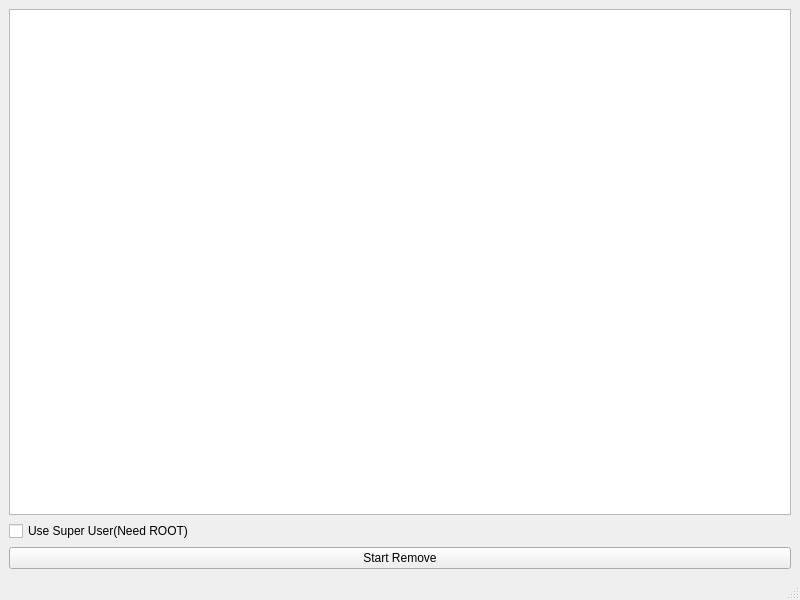
<?xml version="1.0" encoding="UTF-8"?>
<ui version="4.0">
 <class>MW</class>
 <widget class="QMainWindow" name="MW">
  <property name="geometry">
   <rect>
    <x>0</x>
    <y>0</y>
    <width>800</width>
    <height>600</height>
   </rect>
  </property>
  <property name="windowTitle">
   <string>Special Apps Remover (U.S.A Android Phones)</string>
  </property>
  <widget class="QWidget" name="centralwidget">
   <layout class="QGridLayout" name="gridLayout">
    <item row="0" column="0">
     <widget class="QTextBrowser" name="textBrowser">
      <property name="html">
       <string>&lt;!DOCTYPE HTML PUBLIC &quot;-//W3C//DTD HTML 4.0//EN&quot; &quot;http://www.w3.org/TR/REC-html40/strict.dtd&quot;&gt;
&lt;html&gt;&lt;head&gt;&lt;meta name=&quot;qrichtext&quot; content=&quot;1&quot; /&gt;&lt;style type=&quot;text/css&quot;&gt;
p, li { white-space: pre-wrap; }
&lt;/style&gt;&lt;/head&gt;&lt;body style=&quot; font-family:'MS Shell Dlg 2'; font-size:7.8pt; font-weight:400; font-style:normal;&quot;&gt;
&lt;p style=&quot;-qt-paragraph-type:empty; margin-top:0px; margin-bottom:0px; margin-left:0px; margin-right:0px; -qt-block-indent:0; text-indent:0px;&quot;&gt;&lt;br /&gt;&lt;/p&gt;&lt;/body&gt;&lt;/html&gt;</string>
      </property>
     </widget>
    </item>
    <item row="1" column="0">
     <widget class="QCheckBox" name="ch_UseSU">
      <property name="text">
       <string>Use Super User(Need ROOT)</string>
      </property>
     </widget>
    </item>
    <item row="2" column="0">
     <widget class="QPushButton" name="btnRemove">
      <property name="text">
       <string>Start Remove</string>
      </property>
     </widget>
    </item>
   </layout>
  </widget>
  <widget class="QStatusBar" name="statusbar"/>
 </widget>
 <resources/>
 <connections/>
</ui>
